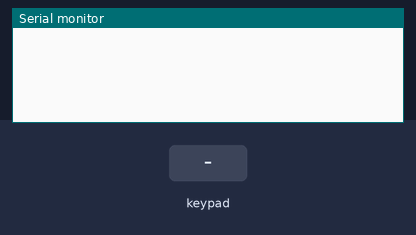
Bench run of a sketch on a simulated Arduino Uno, built with avr-gcc and run on an emulated ATmega328P. Parts: the last lines printed to the serial monitor. Wiring (inferred from the names in the program): 4×4 keypad with keys 1 2 3 A 4 5 6 B 7 8 9 C * 0 # D (labels assumed): rows pin 5, pin 4, pin 3, pin 2; columns pin 6, pin 7, pin 8, pin 9. The inputs (shaded band) are chosen by the test bench.

Above: at 1.2 s.
1.3 s: key '1' pressed
At 2.2 s:
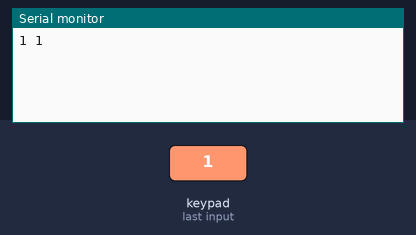
2.9 s: keypad keys 5 4 3 2 pressed 0.4 s apart
At 5.6 s:
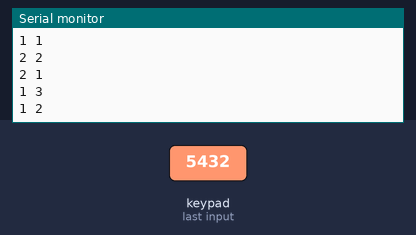
6.0 s: key '6' pressed
At 6.5 s:
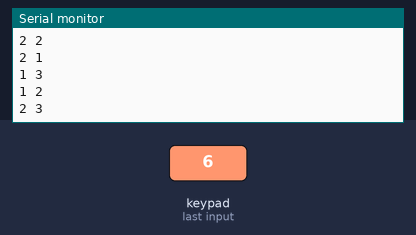
7.5 s: keypad keys 5 4 3 2 # pressed 0.4 s apart
At 10.1 s:
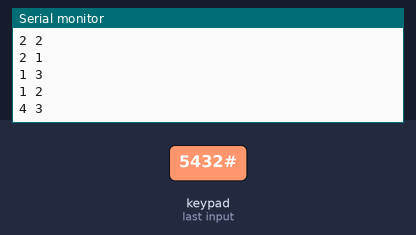
Timing chart, 0 to 11.6 s (numbered marks = the images above; inputs shaded):
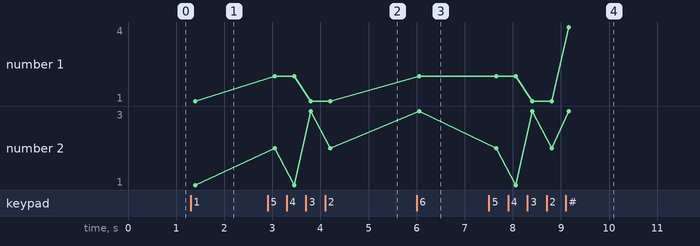

The sketch:

16buttons_game.ino
```cpp
const byte rowsPins[] = {5,4,3,2};
const byte columnsPins[]= {6,7,8,9};


const int columns = 4;
const int rows = 4;


void setup() {
  Serial.begin(9600);
  for (int i = 0; i < columns; i++) {
    pinMode(columnsPins[i], INPUT_PULLUP);
  }

  for (int i = 0; i < rows; i++) {
    pinMode(rowsPins[i], OUTPUT);
    digitalWrite(rowsPins[i], HIGH);
  }


}

void loop() {
  for(int i = 0; i<rows; i++) {
    digitalWrite(rowsPins[i], LOW);
    for(int j = 0; j<columns; j++) {
      if(digitalRead(columnsPins[j]) == LOW) {
        Serial.print(i+1);
        Serial.print(" ");
        Serial.println(j+1);
      }
    }

    digitalWrite(rowsPins[i], HIGH);
    delay(50);
  }

}
```

Measured:
- after the input at 1.3 s, the serial monitor: prints a new line after 0.10 s (image 1)
- after the input at 2.9 s, the serial monitor: prints a new line after 0.15 s (image 2)
- after the input at 6.0 s, the serial monitor: prints a new line after 0.06 s (image 3)
- after the input at 7.5 s, the serial monitor: prints a new line after 0.16 s (image 4)
- plotted number 1: 2 → 4 after the input at 7.5 s
- plotted number 2: 1 → 2 after the input at 2.9 s
